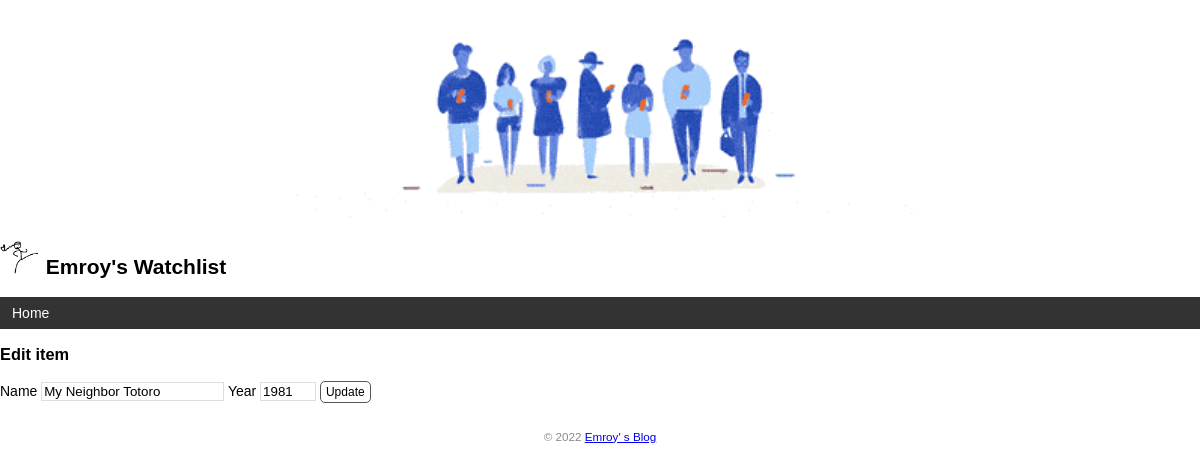
Before: /book/edit/1 with the older database file.
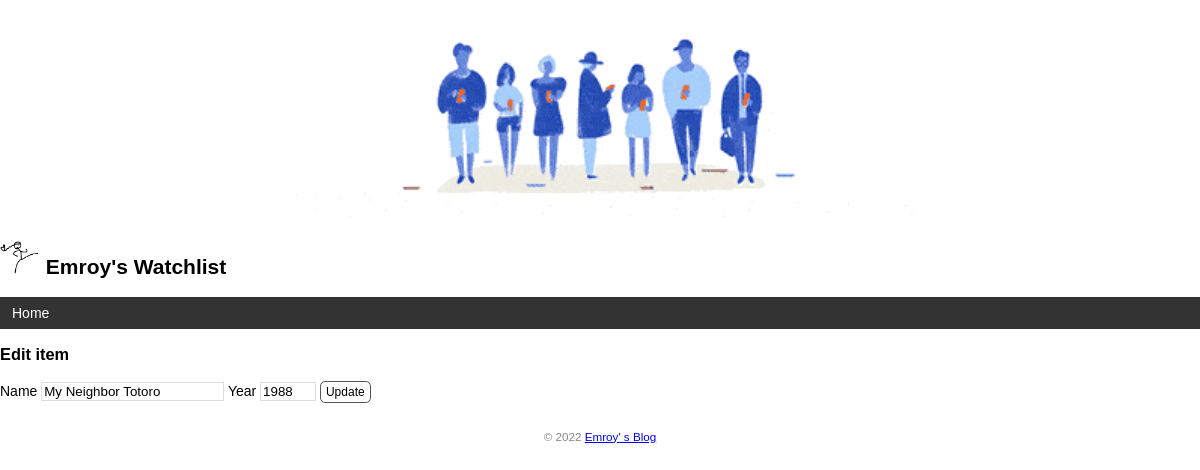
After: the same page with the newer database file.
### app.py (models this page shows)
class Book(db.Model):  # 表名book
    id = db.Column(db.Integer, primary_key=True)
    title = db.Column(db.String(60))  # 书名
    year = db.Column(db.String(4))  # 年份

### app.py (the view, shortened to what this page needs)
@app.route('/book/edit/<int:book_id>', methods=['GET', 'POST'])
def edit(book_id):
    book = Book.query.get_or_404(book_id)
    return render_template('edit.html', book=book)  # 传入被编辑的电影记录

### app.py (called while the page is built)
@app.context_processor
def inject_user():  # 函数名可以随意修改
    user = User.query.first()
    return dict(user=user)  # 需要返回字典，等同于 return {'user': user}

### templates/edit.html
{% extends 'base.html' %}
{% block content %}
<h3>Edit item</h3>
<form method="post">
    Name <input type="text" name="title" autocomplete="off" required value="{{ book.title }}">
    Year <input type="text" name="year" autocomplete="off" required value="{{ book.year }}">
    <input class="btn" type="submit" name="submit" value="Update">
</form>
{% endblock %}

Changed rows visible on the page:
changed Book "My Neighbor Totoro": year "1981" → "1988"
